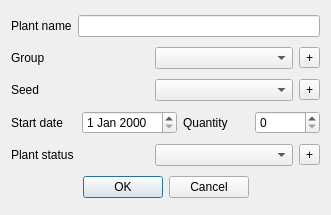
<?xml version="1.0" encoding="UTF-8"?>
<ui version="4.0">
 <class>AddPlantDialog</class>
 <widget class="QDialog" name="AddPlantDialog">
  <property name="geometry">
   <rect>
    <x>0</x>
    <y>0</y>
    <width>331</width>
    <height>215</height>
   </rect>
  </property>
  <property name="windowTitle">
   <string>Add new plant</string>
  </property>
  <layout class="QVBoxLayout" name="verticalLayout">
   <item>
    <layout class="QHBoxLayout" name="horizontalLayout">
     <item>
      <widget class="QLabel" name="lblName">
       <property name="text">
        <string>Plant name</string>
       </property>
      </widget>
     </item>
     <item>
      <widget class="QLineEdit" name="txtName"/>
     </item>
    </layout>
   </item>
   <item>
    <layout class="QHBoxLayout" name="horizontalLayout_2">
     <item>
      <widget class="QLabel" name="lblGroup">
       <property name="text">
        <string>Group</string>
       </property>
      </widget>
     </item>
     <item>
      <widget class="QComboBox" name="cmbGroup"/>
     </item>
     <item>
      <widget class="QToolButton" name="btnAddGroup">
       <property name="text">
        <string>+</string>
       </property>
      </widget>
     </item>
    </layout>
   </item>
   <item>
    <layout class="QHBoxLayout" name="horizontalLayout_3">
     <item>
      <widget class="QLabel" name="lblSeed">
       <property name="text">
        <string>Seed</string>
       </property>
      </widget>
     </item>
     <item>
      <widget class="QComboBox" name="cmbSeed"/>
     </item>
     <item>
      <widget class="QToolButton" name="btnAddSeed">
       <property name="text">
        <string>+</string>
       </property>
      </widget>
     </item>
    </layout>
   </item>
   <item>
    <layout class="QHBoxLayout" name="horizontalLayout_4">
     <item>
      <widget class="QLabel" name="lblDate">
       <property name="text">
        <string>Start date</string>
       </property>
      </widget>
     </item>
     <item>
      <widget class="QDateEdit" name="dateEditStart"/>
     </item>
     <item>
      <widget class="QLabel" name="lblQuantity">
       <property name="text">
        <string>Quantity</string>
       </property>
      </widget>
     </item>
     <item>
      <widget class="QSpinBox" name="spinQty"/>
     </item>
    </layout>
   </item>
   <item>
    <layout class="QHBoxLayout" name="PlantStatusLayout">
     <item>
      <widget class="QLabel" name="lblStatus">
       <property name="text">
        <string>Plant status</string>
       </property>
      </widget>
     </item>
     <item>
      <widget class="QComboBox" name="cmbStatus"/>
     </item>
     <item>
      <widget class="QToolButton" name="btnAddStatus">
       <property name="text">
        <string>+</string>
       </property>
      </widget>
     </item>
    </layout>
   </item>
   <item>
    <widget class="QDialogButtonBox" name="buttonBox">
     <property name="orientation">
      <enum>Qt::Orientation::Horizontal</enum>
     </property>
     <property name="standardButtons">
      <set>QDialogButtonBox::StandardButton::Cancel|QDialogButtonBox::StandardButton::Ok</set>
     </property>
     <property name="centerButtons">
      <bool>true</bool>
     </property>
    </widget>
   </item>
  </layout>
 </widget>
 <resources/>
 <connections>
  <connection>
   <sender>buttonBox</sender>
   <signal>accepted()</signal>
   <receiver>AddPlantDialog</receiver>
   <slot>accept()</slot>
   <hints>
    <hint type="sourcelabel">
     <x>248</x>
     <y>254</y>
    </hint>
    <hint type="destinationlabel">
     <x>157</x>
     <y>274</y>
    </hint>
   </hints>
  </connection>
  <connection>
   <sender>buttonBox</sender>
   <signal>rejected()</signal>
   <receiver>AddPlantDialog</receiver>
   <slot>reject()</slot>
   <hints>
    <hint type="sourcelabel">
     <x>316</x>
     <y>260</y>
    </hint>
    <hint type="destinationlabel">
     <x>286</x>
     <y>274</y>
    </hint>
   </hints>
  </connection>
 </connections>
</ui>
